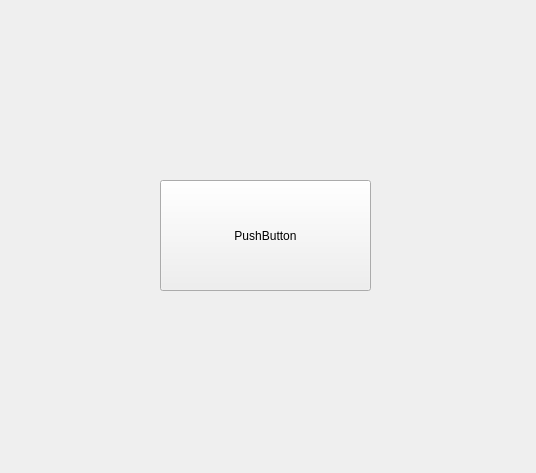
<?xml version="1.0" encoding="UTF-8"?>
<ui version="4.0">
 <class>Form</class>
 <widget class="QWidget" name="Form">
  <property name="geometry">
   <rect>
    <x>0</x>
    <y>0</y>
    <width>536</width>
    <height>473</height>
   </rect>
  </property>
  <property name="windowTitle">
   <string>Form</string>
  </property>
  <widget class="QPushButton" name="pushButton">
   <property name="geometry">
    <rect>
     <x>160</x>
     <y>180</y>
     <width>211</width>
     <height>111</height>
    </rect>
   </property>
   <property name="text">
    <string>PushButton</string>
   </property>
  </widget>
 </widget>
 <resources/>
 <connections/>
</ui>
